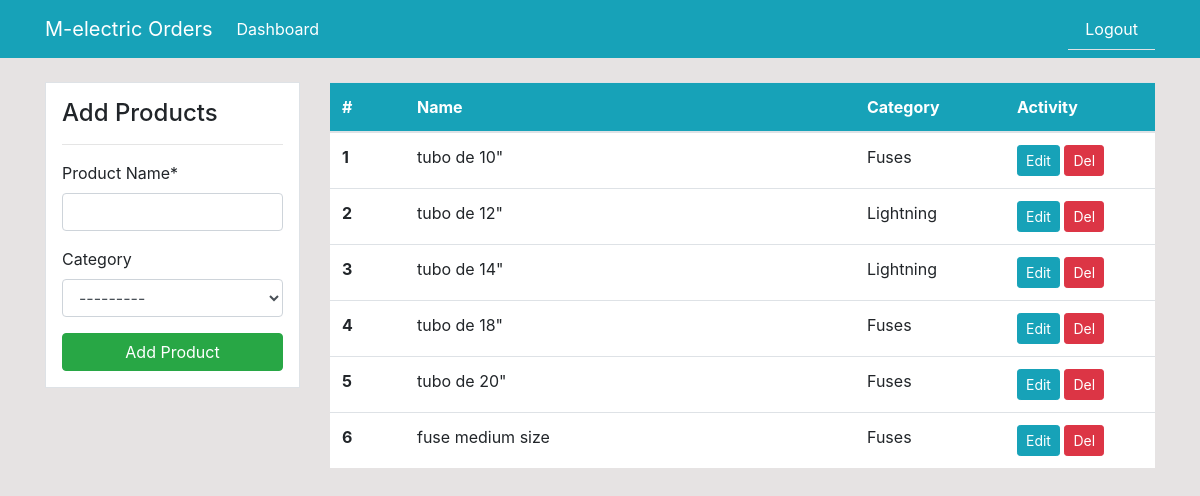
The app's page /products (signed in) with its own data.
### dashboard/models.py (models this page shows, shortened)
class Product(models.Model):
	product_name = models.CharField('Product Name', max_length=100)
	category = models.ForeignKey(Category, blank=True, null=True, on_delete=models.CASCADE)

class Category(models.Model):
	category_name = models.CharField('Category', max_length=50)
	def __str__(self):
		return self.category_name

### dashboard/views.py (the view)
# urls.py: path('products', views.products, name='products'),
@login_required
def products(request):
    products_list = Product.objects.all()
    if request.method == 'POST':
        form = ProductForm(request.POST)
        if form.is_valid:
            form.save()
            return redirect('products')
    else:
        form = ProductForm()
    context = {
        'products_list': products_list,
        'form': form,
    }
    return render(request, 'dashboard/products.html', context)

### dashboard/forms.py
class ProductForm(forms.ModelForm):
    class Meta:
        model = Product
        fields = ['product_name','category']

### templates/dashboard/products.html (shortened to what this page needs)
{% extends 'partials/base.html' %}
{% load crispy_forms_tags %}
{% block content %}
    <div class="container">
        <div class="row my-4">
            <div class="col-md-3">
                <div class="border bg-white p-3">
                    <h4>Add Products</h4>
                    <hr>
                    <form method="POST">
                        {{ form|crispy }}
                        <input class="btn btn-success btn-block" type="submit" value="Add Product">
                    </form>
                </div>
            </div>
            <div class="col-md-9">
                <table class="table bg-white">
                    <thead class="bg-info">
                        <tr class="text-white">
                            <th scope="col" class="col-1" >#</th>
                            <th scope="col" class="col-6">Name</th>
                            <th scope="col" class="col-2">Category</th>
                            <th scope="col" class="col-2">Activity</th>
                        </tr>
                    </thead>
                    <tbody>
                    {% for product in products_list %}
                        <tr>
                            <th scope="row">{{ forloop.counter }}</th>
                            <td>{{ product.product_name }}</td>
                            <td>{{ product.category }}</td>
                            <td>
                                <a class="btn btn-info btn-sm" href="{% url 'product-update' product.id %}">Edit</a>
                                <a class="btn btn-danger btn-sm" href="{% url 'product-delete' product.id %}">Del</a>
                            </td>
                        </tr>
                    {% endfor %}
                    </tbody>
                </table>
            </div>
        </div>
    </div>
{% endblock %}

### static/style.css (style rules this page uses)
body { background: rgb(230, 227, 227); }

### records on screen
Product: product_name "tubo de 10\"", category "Fuses"
Product: product_name "tubo de 12\"", category "Lightning"
Product: product_name "tubo de 14\"", category "Lightning"
Product: product_name "tubo de 18\"", category "Fuses"
Product: product_name "tubo de 20\"", category "Fuses"
Product: product_name "fuse medium size", category "Fuses"
